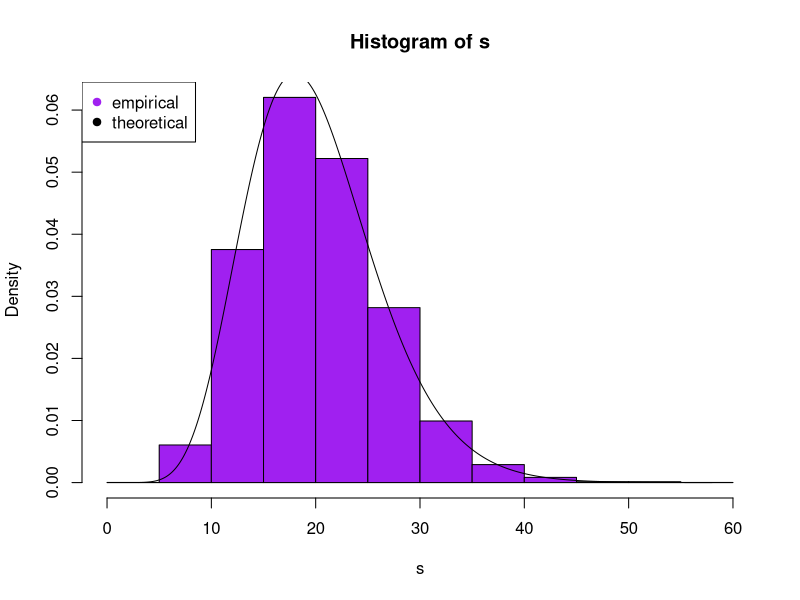
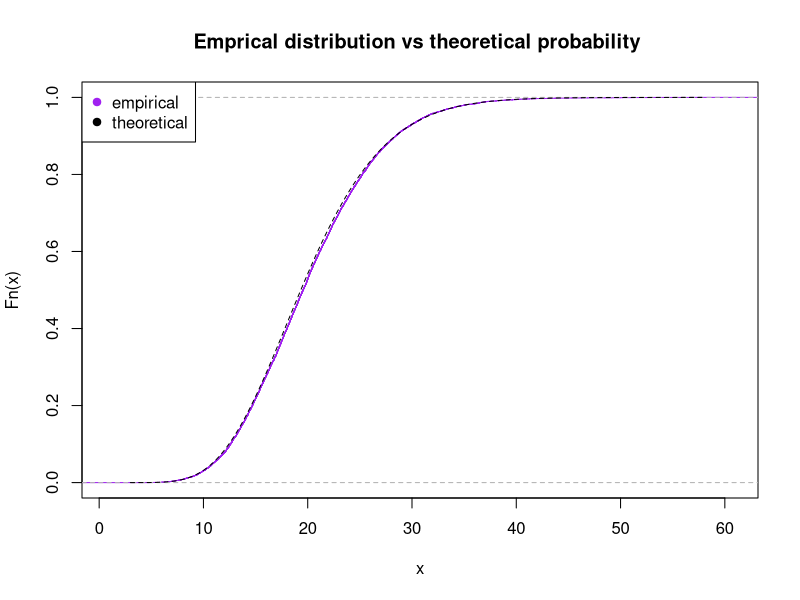

R code for these plots, in order:
#Part a
#ii
#using chi- sqaured to calculate P(7<= S <= 13) n= 20 so E(S) = 20 and var (S) = 40
#cumulative dist
pchisq(13, df = 20, lower.tail = TRUE) - pchisq(7, df = 20, lower.tail = TRUE)


#Part b
#i
x <- rchisq(20, df = 20 )
sum(x)
mean(x)
var(x)

#ii
s <- rchisq(10000, df = 20)
sum(s)
mean(s)
var(s)

#iv 
#plot empirical density histogram of s and compare to theoretical density function
hist(s, freq = FALSE, col = "purple")
lines(seq(3, 58, 0.1), dchisq(seq(3, 58, 0.1), df = 20), col = "black")
legend("topleft", c("empirical","theoretical"), pch = c(19,19), col = c("purple", "black"))

#plot empirical cumulative distribution and compare to theoretical probability curve

cumulative_s <- ecdf(s)

plot(cumulative_s,col = "purple", main = "Emprical distribution vs theoretical probability ")
lines(seq(3,58,0.1),pchisq(seq(3,58,0.1),df = 20), lty =2) #can barely see the different lines...
legend("topleft", c("empirical","theoretical"), pch = c(19,19), col = c("purple", "black"))






#v
empirical_s <- ecdf(s)
#find the empirical of P(7 <= S <= 13)
empirical_s(13) - empirical_s(7)
#check against theoretical from part a
pchisq(13, df = 20, lower.tail = TRUE) - pchisq(7, df = 20, lower.tail = TRUE)
